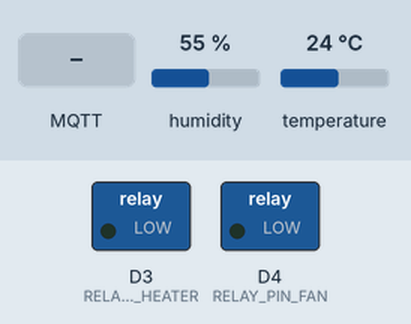
This sketch was run on a simulated ESP8266 (NodeMCU). Parts: switched loads named in the sketch (green lamp = pin HIGH). Inputs (shaded band) come from the test bench; at power-on: humidity 55 %, temperature 24 °C. WiFi joins after 1.5 s; servers stay silent unless stated; no MQTT or app messages arrive unless stated; what the sketch prints to the serial monitor is not drawn.

Above: at 2.7 s.
2.8 s: MQTT message "1" arrives on the first subscribed topic
At 4.6 s:
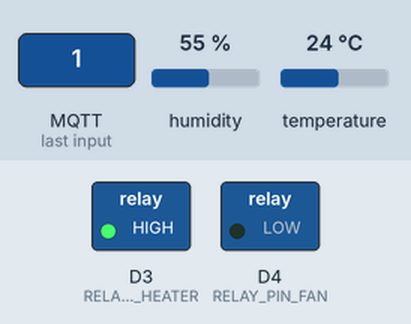
5.1 s: MQTT message "0" arrives on the first subscribed topic
At 7.1 s:
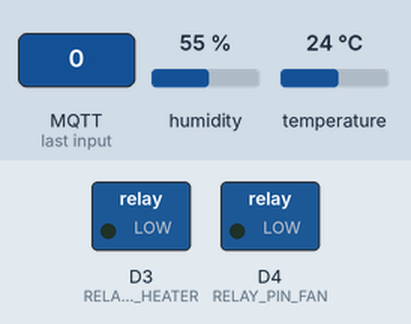
Timing chart, 0 to 8.6 s (numbered marks = the images above; inputs shaded):
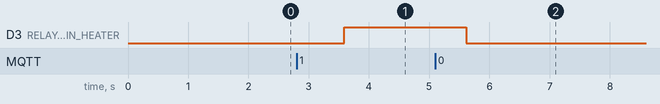

Measured:
- after the input at 2.8 s, D3 (RELAY_PIN_HEATER): LOW → HIGH after 0.79 s
- after the input at 5.1 s, D3 (RELAY_PIN_HEATER): HIGH → LOW after 0.51 s

The sketch:

DHTRELAY.ino
```cpp
#include <DHT.h>
#include <ESP8266WiFi.h>
#include <WiFiClientSecure.h> // Library for TLS/SSL support
#include <PubSubClient.h>

// DHT Sensor setup
#define DHTPIN D2 // Pin connected to DHT11 data pin
#define DHTTYPE DHT11
DHT dht(DHTPIN, DHTTYPE);

// Relay pins
#define RELAY_PIN_HEATER D3
#define RELAY_PIN_FAN D4

// Wi-Fi credentials
const char* ssid = "Tongkrongan Membiru";
const char* password = "ngisorudel";

// MQTT server
const char* mqtt_server = "02fa3ba5f83a4760bc66879c7e081d28.s1.eu.hivemq.cloud";
const int mqtt_port = 8883; // Port for TLS connection
const char* mqtt_username = "everglo";
const char* mqtt_password = "everglo2024";
const char* mqtt_topic_greenhouse_update = "greenhouse:updated";
const char* mqtt_topic_greenhouse_data = "greenhouseData:created";

WiFiClientSecure espClient;
PubSubClient client(espClient);

void setup() {
  Serial.begin(115200);
  dht.begin();

  pinMode(RELAY_PIN_HEATER, OUTPUT);
  pinMode(RELAY_PIN_FAN, OUTPUT);
  digitalWrite(RELAY_PIN_HEATER, LOW);
  digitalWrite(RELAY_PIN_FAN, LOW);

  setup_wifi();
  client.setServer(mqtt_server, mqtt_port);
  client.setCallback(callback);
}

void setup_wifi() {
  delay(10);
  Serial.println();
  Serial.print("Connecting to ");
  Serial.println(ssid);

  WiFi.begin(ssid, password);

  while (WiFi.status() != WL_CONNECTED) {
    delay(500);
    Serial.print(".");
  }

  Serial.println("");
  Serial.println("WiFi connected");
  espClient.setInsecure();
  Serial.println("IP address: ");
  Serial.println(WiFi.localIP());
}

void callback(char* topic, byte* payload, unsigned int length) {
  Serial.print("Message arrived [");
  Serial.print(topic);
  Serial.print("] ");
  for (unsigned int i = 0; i < length; i++) {
    Serial.print((char)payload[i]);
  }
  Serial.println();

  if (String(topic) == mqtt_topic_greenhouse_update) {
    if ((char)payload[0] == '1') {
      digitalWrite(RELAY_PIN_HEATER, HIGH);
    } else if ((char)payload[0] == '0') {
      digitalWrite(RELAY_PIN_HEATER, LOW);
    }
    if ((char)payload[1] == '1') {
      digitalWrite(RELAY_PIN_FAN, HIGH);
    } else if ((char)payload[1] == '0') {
      digitalWrite(RELAY_PIN_FAN, LOW);
    }

    // Publish update to greenhouse:updated topic
    client.publish(mqtt_topic_greenhouse_update, payload, length);
  }
}

void reconnect() {
  while (!client.connected()) {
    Serial.print("Attempting MQTT connection...");
    if (client.connect("ArduinoClient", mqtt_username, mqtt_password)) {
      Serial.println("connected");
      client.subscribe(mqtt_topic_greenhouse_update);
    } else {
      Serial.print("failed, rc=");
      Serial.print(client.state());
      Serial.println(" try again in 5 seconds");
      delay(5000);
    }
  }
}

void loop() {
  if (!client.connected()) {
    reconnect();
  }
  client.loop();

  float h = dht.readHumidity();
  float t = dht.readTemperature();

  if (isnan(h) || isnan(t)) {
    Serial.println("Failed to read from DHT sensor!");
    return;
  }

  char tempString[8];
  dtostrf(t, 1, 2, tempString);

  char humString[8];
  dtostrf(h, 1, 2, humString);

  // Publish greenhouse data
  char data[32];
  snprintf(data, sizeof(data), "Temperature:%s,Humidity:%s", tempString, humString);
  client.publish(mqtt_topic_greenhouse_data, data);

  delay(2000);
}
```
